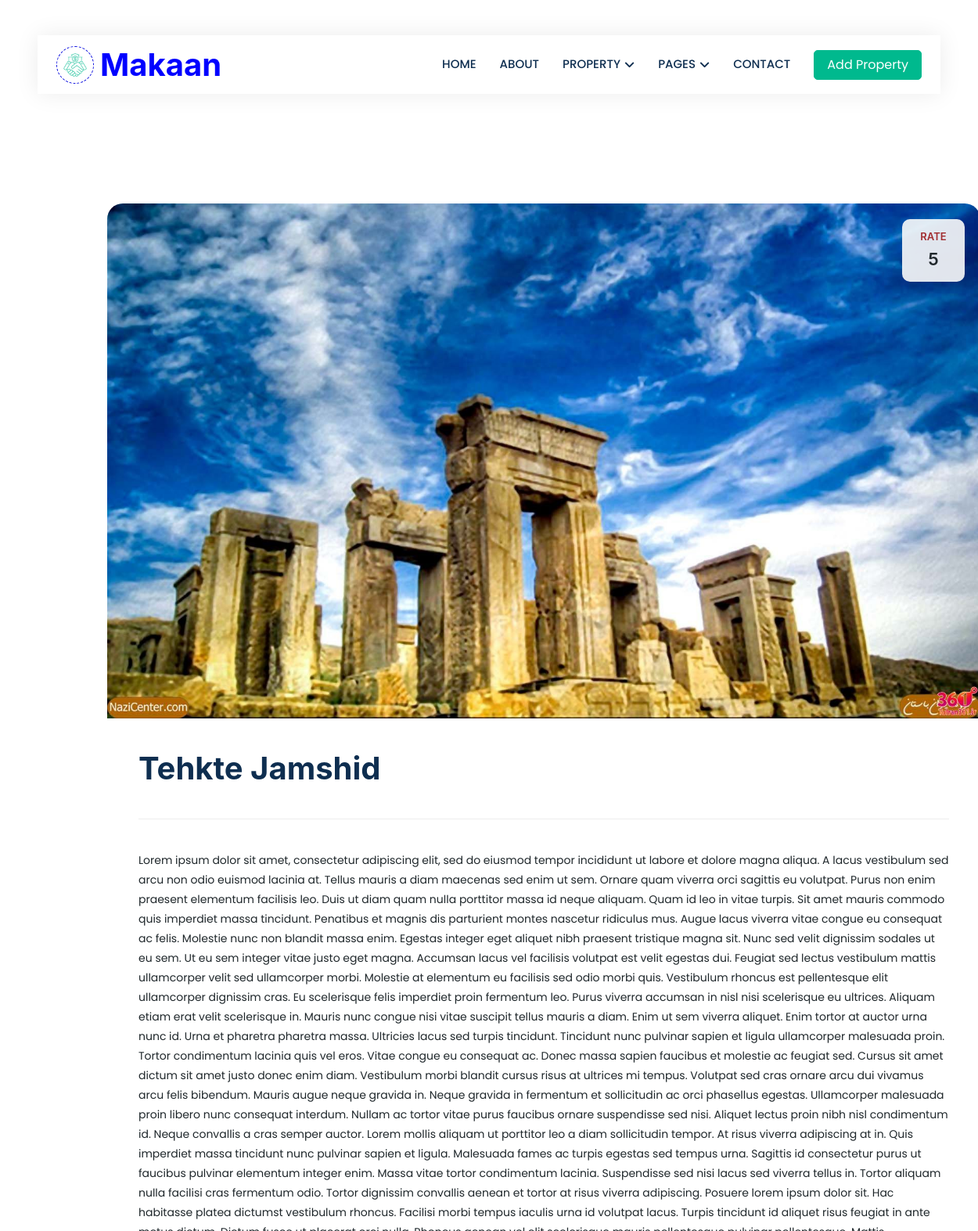
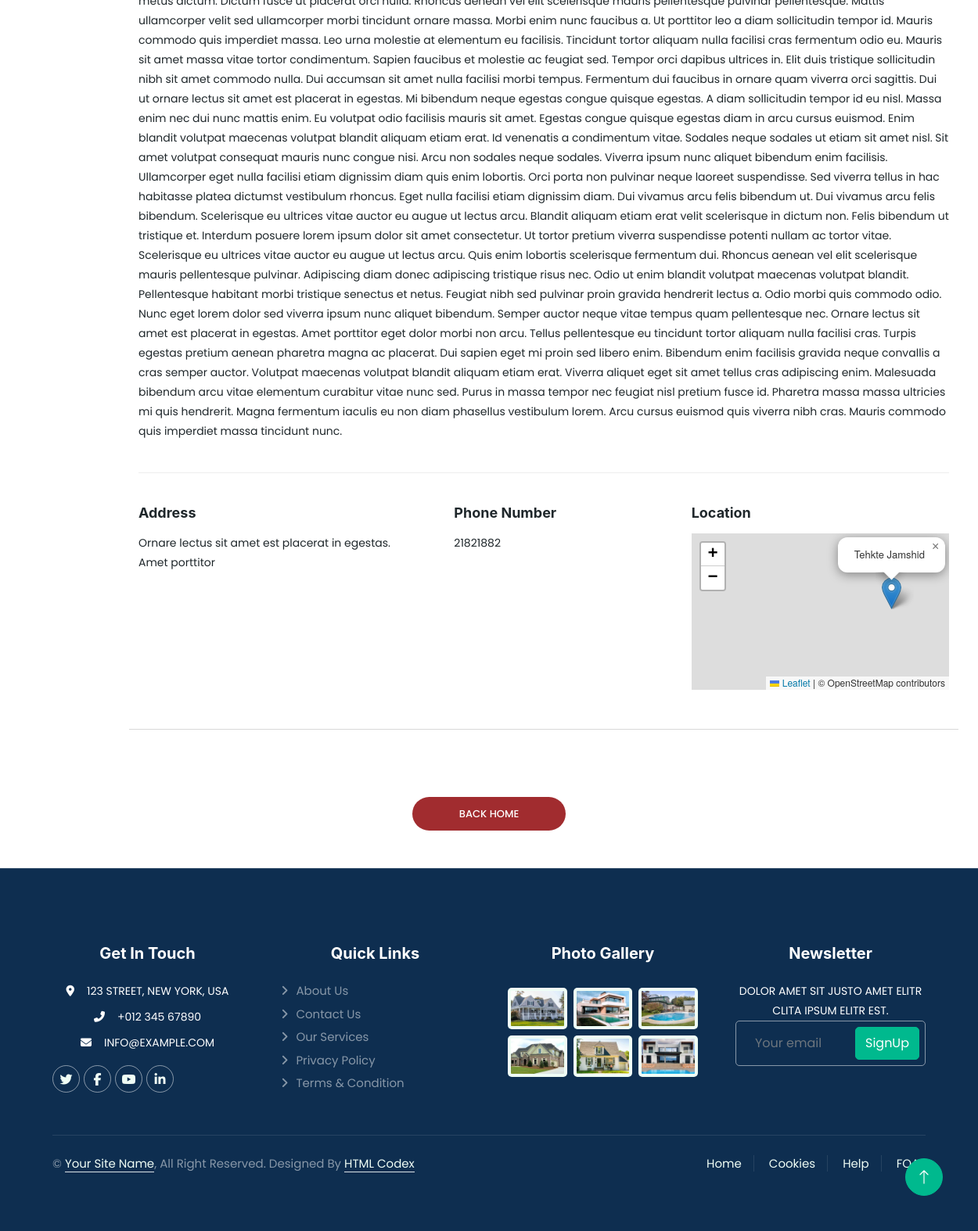
The page /detail/2/ on the database its author committed (2 pictures, top to bottom).
### home/models.py (models this page shows, shortened)
class Place(models.Model):
    name = models.CharField(max_length=300)
    phone = models.IntegerField()
    description = models.TextField()
    address = models.TextField()
    rate = models.IntegerField()
    city = models.CharField(max_length=100)
    created_time=models.DateTimeField(auto_now_add=True)
    image = models.ImageField(upload_to="places/")
    location = PlainLocationField(based_fields=['city'], zoom=7)
    place_type = [
    ("Restaurant", "Restaurant"),
    ("Park", "Park"),
    ("Zoo","Zoo"),
    ("Museum","Museum"),
    ("Amusement Park","Amusement Park"),
    ("Mall","Mall"),
    ('Tower',"Tower"),
    ('Historical','Historical'),
    ("Other","Other")
    ]
    location_type = models.CharField(max_length=14,choices=place_type)
    class Meta:
        constraints = [
            models.CheckConstraint(check=models.Q(rate__lte=5), name='rate_lte_5')
        ]

### home/views.py (the view)
# urls.py: path('detail/<int:num>/',views.detail, name="detail"),
def detail(request,num):
    object = Place.objects.get(pk=num)
    return render(request , 'detail.html',{'object':object})

### templates/detail.html (shortened to what this page needs)
{% load static %}
<!DOCTYPE html>
<html lang="en">
<head>
    <link href="https://cdnjs.cloudflare.com/ajax/libs/font-awesome/5.10.0/css/all.min.css" rel="stylesheet">
    <link href="https://cdn.jsdelivr.net/npm/bootstrap-icons@1.4.1/font/bootstrap-icons.css" rel="stylesheet">
    <link href="{% static 'lib/animate/animate.min.css' %}" rel="stylesheet">
    <link href="{% static 'lib/owlcarousel/assets/owl.carousel.min.css' %}" rel="stylesheet">
    <link href="{% static 'css/bootstrap.min.css' %}" rel="stylesheet">
    <link href="{% static 'css/style.css' %}" rel="stylesheet">
    <link rel="stylesheet" href="https://unpkg.com/leaflet/dist/leaflet.css" />
    <link rel="stylesheet" href="{% static 'detail/css/templatemo-edu-meeting.css' %}">
  </head>
<body>
  <div class="container-xxl bg-white p-0">
    <div class="container-fluid nav-bar bg-transparent">
        <nav class="navbar navbar-expand-lg bg-white navbar-light py-0 px-4">
            <a href="index.html" class="navbar-brand d-flex align-items-center text-center">
                <div class="icon p-2 me-2">
                    <img class="img-fluid" src="{% static 'img/icon-deal.png' %}" alt="Icon" style="width: 30px; height: 30px;">
                </div>
                <h1 style="color:blue;" class="m-0 ">Makaan</h1>
            </a>
            <div class="collapse navbar-collapse" id="navbarCollapse">
                <div class="navbar-nav ms-auto">
                    <a href="{% url "home:home" %}" class="nav-item nav-link">Home</a>
                    <a href="{% url "home:about" %}" class="nav-item nav-link ">About</a>
                    <div class="nav-item dropdown">
                        <a href="#" class="nav-link dropdown-toggle" data-bs-toggle="dropdown">Property</a>
                    </div>
                    <div class="nav-item dropdown">
                        <a href="#" class="nav-link dropdown-toggle" data-bs-toggle="dropdown">Pages</a>
                    </div>
                    <a href="{% url "home:contact" %}" class="nav-item nav-link">Contact</a>
                </div>
                <a href="" class="btn btn-primary px-3 d-none d-lg-flex">Add Property</a>
            </div>
        </nav>
    </div>
  <section class="meetings-page" id="meetings">
    <div class="container">
      <div class="row">
        <div class="col-lg-12">
          <div class="row">
            <div style="width: 1200px; margin-left: 70px;" class="col-lg-12">
              <div class="meeting-single-item">
                <div class="thumb">
                  <div class="date">
                    <h6>Rate <span>{{object.rate}}</span></h6>
                  </div>
                  <a href="meeting-details.html"><img src="{{object.image.url}}" alt=""></a>
                </div>
                <div class="down-content">
                  <a href="meeting-details.html"><h1>{{object.name}}</h1></a>
                  <p class="description">
                  {{object.description}}
                  </p>
                  <div class="row">
                    <div class="col-lg-4">
                      <div class="location">
                        <h5>Address</h5>
                        <p>{{object.address}}</p>
                      </div>
                    </div>
                    <div class="col-lg-4">
                      <div style='margin-left:50px' class="book now">
                        <h5>Phone Number</h5>
                        <p>{{object.phone}}</p>
                      </div>
                    </div>
                    <div class="col-lg-4">
                      <div class="hours">
                        <h5>Location</h5>
                        <div id="map" style="height: 200px;"></div>
                        </div>
                    </div>
                    <hr style="margin-top: 50px;">
                    </div>
                  </div>
                </div>
              </div>
            </div>
            <div  class="col-lg-12">
              <div  class="main-button-red">
                <a href="meetings.html">Back Home</a>
              </div>
            </div>
          </div>
        </div>
      </div>
    </div>
<div class="container-fluid bg-dark text-white-50 footer pt-5 mt-5 wow fadeIn" data-wow-delay="0.1s">
  <div class="container py-5">
      <div class="row g-5">
          <div class="col-lg-3 col-md-6">
              <h5 class="text-white mb-4">Get In Touch</h5>
              <p class="mb-2"><i class="fa fa-map-marker-alt me-3"></i>123 Street, New York, USA</p>
              <p class="mb-2"><i class="fa fa-phone-alt me-3"></i>+012 345 67890</p>
              <p class="mb-2"><i class="fa fa-envelope me-3"></i>info@example.com</p>
              <div class="d-flex pt-2">
                  <a class="btn btn-outline-light btn-social" href=""><i class="fab fa-twitter"></i></a>
                  <a class="btn btn-outline-light btn-social" href=""><i class="fab fa-facebook-f"></i></a>
                  <a class="btn btn-outline-light btn-social" href=""><i class="fab fa-youtube"></i></a>
                  <a class="btn btn-outline-light btn-social" href=""><i class="fab fa-linkedin-in"></i></a>
              </div>
          </div>
          <div class="col-lg-3 col-md-6">
              <h5 class="text-white mb-4">Quick Links</h5>
              <a class="btn btn-link text-white-50" href="">About Us</a>
              <a class="btn btn-link text-white-50" href="">Contact Us</a>
              <a class="btn btn-link text-white-50" href="">Our Services</a>
              <a class="btn btn-link text-white-50" href="">Privacy Policy</a>
              <a class="btn btn-link text-white-50" href="">Terms & Condition</a>
          </div>
          <div class="col-lg-3 col-md-6">
              <h5 class="text-white mb-4">Photo Gallery</h5>
              <div class="row g-2 pt-2">
                  <div class="col-4">
                      <img class="img-fluid rounded bg-light p-1" src="{% static 'img/property-1.jpg'  %}" alt="">
                  </div>
                  <div class="col-4">
                      <img class="img-fluid rounded bg-light p-1" src="{% static 'img/property-2.jpg'  %}" alt="">
                  </div>
                  <div class="col-4">
                      <img class="img-fluid rounded bg-light p-1" src="{% static 'img/property-3.jpg'  %}" alt="">
                  </div>
                  <div class="col-4">
                      <img class="img-fluid rounded bg-light p-1" src="{% static 'img/property-4.jpg'  %}" alt="">
                  </div>
                  <div class="col-4">
                      <img class="img-fluid rounded bg-light p-1" src="{% static 'img/property-5.jpg'  %}" alt="">
                  </div>
                  <div class="col-4">
                      <img class="img-fluid rounded bg-light p-1" src="{% static 'img/property-6.jpg'  %}" alt="">
                  </div>
              </div>
          </div>
          <div class="col-lg-3 col-md-6">
              <h5 class="text-white mb-4">Newsletter</h5>
              <p>Dolor amet sit justo amet elitr clita ipsum elitr est.</p>
              <div class="position-relative mx-auto" style="max-width: 400px;">
                  <input class="form-control bg-transparent w-100 py-3 ps-4 pe-5" type="text" placeholder="Your email">
                  <button type="button" class="btn btn-primary py-2 position-absolute top-0 end-0 mt-2 me-2">SignUp</button>
              </div>
          </div>
      </div>
  </div>
  <div class="container">
      <div class="copyright">
          <div class="row">
              <div class="col-md-6 text-center text-md-start mb-3 mb-md-0">
                  &copy; <a class="border-bottom" href="#">Your Site Name</a>, All Right Reserved.
    Designed By <a class="border-bottom" href="https://htmlcodex.com">HTML Codex</a>
              </div>
              <div class="col-md-6 text-center text-md-end">
                  <div class="footer-menu">
                      <a href="">Home</a>
                      <a href="">Cookies</a>
                      <a href="">Help</a>
                      <a href="">FQAs</a>
                  </div>
              </div>
          </div>
      </div>
  </div>
</div>
<a href="#" class="btn btn-lg btn-primary btn-lg-square back-to-top"><i class="bi bi-arrow-up"></i></a>
</body>
  </body>
</html>

### statics/css/style.css (style rules this page uses)
:root { --primary: #080bdf; --secondary: #FF6922; --light: #EFFDF5; --dark: #0E2E50; }
.back-to-top { position: fixed; display: none; right: 45px; bottom: 45px; z-index: 99; }
.btn { transition: .5s; }
.btn.btn-primary, .btn.btn-secondary { color: #FFFFFF; }
.btn-lg-square { width: 48px; height: 48px; }
.btn-square, .btn-sm-square, .btn-lg-square { padding: 0; display: flex; align-items: center; justify-content: center; font-weight: normal; border-radius: 50px; }
.nav-bar { position: relative; margin-top: 45px; padding: 0 3rem; transition: .5s; z-index: 9999; }
.navbar { box-shadow: 0 0 30px rgba(0, 0, 0, .08); }
.navbar .dropdown-toggle::after { border: none; content: "\f107"; font-family: "Font Awesome 5 Free"; font-weight: 900; vertical-align: middle; margin-left: 5px; transition: .5s; }
.navbar-light .navbar-nav .nav-link { margin-right: 30px; padding: 25px 0; color: #FFFFFF; font-size: 15px; text-transform: uppercase; outline: none; }
.navbar-light .navbar-brand { height: 75px; }
.navbar-light .navbar-nav .nav-link { color: var(--dark); font-weight: 500; }
.icon { padding: 15px; display: inline-flex; align-items: center; justify-content: center; background: #FFFFFF !important; border-radius: 50px; border: 1px dashed var(--primary) !important; }
.footer .btn.btn-social { margin-right: 5px; width: 35px; height: 35px; display: flex; align-items: center; justify-content: center; color: var(--light); border: 1px solid rgba(255,255,255,0.5); border-radius: 35px; transition: .3s; }
.footer .btn.btn-link { display: block; margin-bottom: 5px; padding: 0; text-align: left; font-size: 15px; font-weight: normal; text-transform: capitalize; transition: .3s; }
.footer .btn.btn-link::before { position: relative; content: "\f105"; font-family: "Font Awesome 5 Free"; font-weight: 900; margin-right: 10px; }
.footer .form-control { border-color: rgba(255,255,255,0.5); }
.footer .copyright { padding: 25px 0; font-size: 15px; border-top: 1px solid rgba(256, 256, 256, .1); }
.footer .copyright a { color: var(--light); }
.footer .footer-menu a { margin-right: 15px; padding-right: 15px; border-right: 1px solid rgba(255, 255, 255, .1); }
.footer .footer-menu a:last-child { margin-right: 0; padding-right: 0; border-right: none; }

### rows shown on the page
Place: rate "5", image (picture), name "Tehkte Jamshid", description "Lorem ipsum dolor sit amet, consectetur adipiscing elit, sed do eiusmod tempor incididunt ut labore et dolore magna aliqua. A lacus vestibulum sed arcu non odio euismod lacinia at. Tellus mauris a diam maecenas sed enim ut sem. Ornare quam viverra orci sagittis eu volutpat. Purus non enim praesent elementum facilisis leo. Duis ut diam quam nulla porttitor massa id neque aliquam. Quam id leo in vitae turpis. Sit amet mauris commodo quis imperdiet massa tincidunt. Penatibus et magnis dis parturient montes nascetur ridiculus mus. Augue lacus viverra vitae congue eu consequat ac felis. Molestie nunc non blandit massa enim. Egestas integer eget aliquet nibh praesent tristique magna sit. Nunc sed…", address "Ornare lectus sit amet est placerat in egestas. Amet porttitor", phone "21821882"
